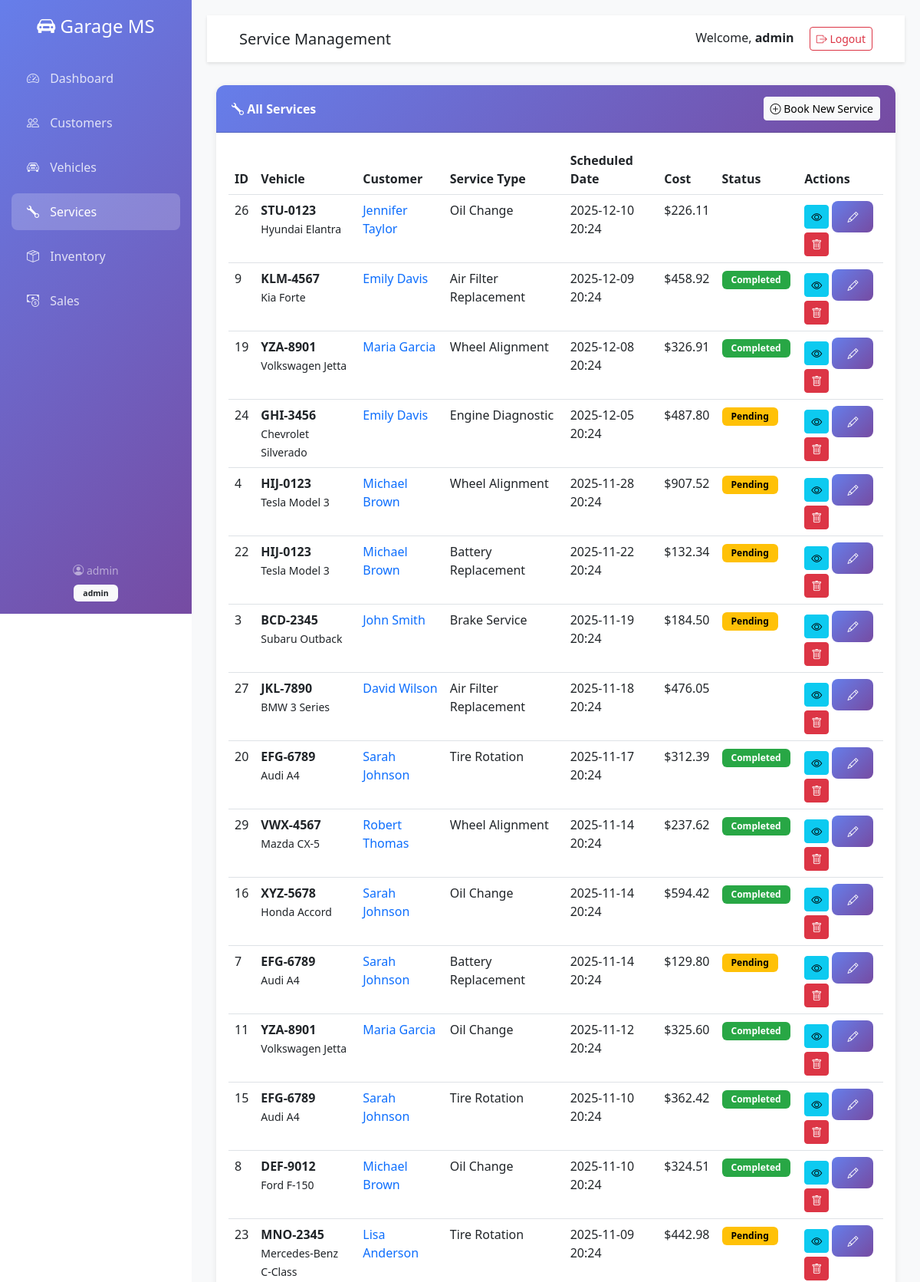
Page /services (signed in, upper part) on the committed database.
### app.py (models this page shows, shortened)
class User(UserMixin, db.Model):
    id = db.Column(db.Integer, primary_key=True)
    username = db.Column(db.String(80), unique=True, nullable=False)
    email = db.Column(db.String(120), unique=True, nullable=False)
    password_hash = db.Column(db.String(255), nullable=False)
    role = db.Column(db.String(20), default='staff')  # admin, staff
    created_at = db.Column(db.DateTime, default=datetime.utcnow)

class Service(db.Model):
    id = db.Column(db.Integer, primary_key=True)
    vehicle_id = db.Column(db.Integer, db.ForeignKey('vehicle.id'), nullable=False)
    service_type = db.Column(db.String(100), nullable=False)
    description = db.Column(db.Text)
    status = db.Column(db.String(20), default='pending')  # pending, in_progress, completed, cancelled
    cost = db.Column(db.Float, default=0.0)
    scheduled_date = db.Column(db.DateTime, nullable=False)
    completed_date = db.Column(db.DateTime)
    created_by = db.Column(db.Integer, db.ForeignKey('user.id'))
    created_at = db.Column(db.DateTime, default=datetime.utcnow)
    parts_used = db.relationship('ServicePart', backref='service', lazy=True, cascade='all, delete-orphan')

class Vehicle(db.Model):
    id = db.Column(db.Integer, primary_key=True)
    customer_id = db.Column(db.Integer, db.ForeignKey('customer.id'), nullable=False)
    make = db.Column(db.String(50), nullable=False)
    model = db.Column(db.String(50), nullable=False)
    year = db.Column(db.Integer, nullable=False)
    license_plate = db.Column(db.String(20), unique=True, nullable=False)
    vin = db.Column(db.String(50))
    color = db.Column(db.String(30))
    created_at = db.Column(db.DateTime, default=datetime.utcnow)
    services = db.relationship('Service', backref='vehicle', lazy=True)

class Customer(db.Model):
    id = db.Column(db.Integer, primary_key=True)
    name = db.Column(db.String(100), nullable=False)
    email = db.Column(db.String(120))
    phone = db.Column(db.String(20), nullable=False)
    address = db.Column(db.Text)
    created_at = db.Column(db.DateTime, default=datetime.utcnow)
    vehicles = db.relationship('Vehicle', backref='owner', lazy=True, cascade='all, delete-orphan')

### app.py (the view)
@app.route('/services')
@login_required
def services():
    services_list = Service.query.order_by(Service.scheduled_date.desc()).all()
    return render_template('services.html', services=services_list)

### app.py (called while the page is built)
@login_manager.user_loader
def load_user(user_id):
    return User.query.get(int(user_id))

### templates/services.html (shortened to what this page needs)
{% extends "base.html" %}
{% block page_title %}Service Management{% endblock %}
{% block content %}
<div class="card">
    <div class="card-header d-flex justify-content-between align-items-center">
        <span><i class="bi bi-wrench"></i> All Services</span>
        <a href="{{ url_for('add_service') }}" class="btn btn-light btn-sm">
            <i class="bi bi-plus-circle"></i> Book New Service
        </a>
    </div>
    <div class="card-body">
        {% if services %}
        <div class="table-responsive">
            <table class="table table-hover">
                <thead>
                    <tr>
                        <th>ID</th>
                        <th>Vehicle</th>
                        <th>Customer</th>
                        <th>Service Type</th>
                        <th>Scheduled Date</th>
                        <th>Cost</th>
                        <th>Status</th>
                        <th>Actions</th>
                    </tr>
                </thead>
                <tbody>
                    {% for service in services %}
                    <tr>
                        <td>{{ service.id }}</td>
                        <td><strong>{{ service.vehicle.license_plate }}</strong><br>
                            <small>{{ service.vehicle.make }} {{ service.vehicle.model }}</small>
                        </td>
                        <td>
                            <a href="{{ url_for('view_customer', id=service.vehicle.owner.id) }}" class="text-decoration-none">
                                {{ service.vehicle.owner.name }}
                            </a>
                        </td>
                        <td>{{ service.service_type }}</td>
                        <td>{{ service.scheduled_date.strftime('%Y-%m-%d %H:%M') }}</td>
                        <td>${{ "%.2f"|format(service.cost) }}</td>
                        <td>
                            <span class="badge badge-{{ service.status }}">
                                {{ service.status.replace('_', ' ').title() }}
                            </span>
                        </td>
                        <td>
                            <a href="{{ url_for('view_service', id=service.id) }}" class="btn btn-sm btn-info" title="View">
                                <i class="bi bi-eye"></i>
                            </a>
                            <a href="{{ url_for('edit_service', id=service.id) }}" class="btn btn-sm btn-primary" title="Edit">
                                <i class="bi bi-pencil"></i>
                            </a>
                            <form method="POST" action="{{ url_for('delete_service', id=service.id) }}" class="d-inline" onsubmit="return confirm('Are you sure you want to delete this service?');">
                                <button type="submit" class="btn btn-sm btn-danger" title="Delete">
                                    <i class="bi bi-trash"></i>
                                </button>
                            </form>
                        </td>
                    </tr>
                    {% endfor %}
                </tbody>
            </table>
        </div>
        {% endif %}
    </div>
</div>
{% endblock %}

### templates/base.html (shortened to what this page needs)
<!DOCTYPE html>
<html lang="en">
<head>
    <link href="https://cdn.jsdelivr.net/npm/bootstrap@5.3.0/dist/css/bootstrap.min.css" rel="stylesheet">
    <link rel="stylesheet" href="https://cdn.jsdelivr.net/npm/bootstrap-icons@1.10.0/font/bootstrap-icons.css">
</head>
<body>
    {% if current_user.is_authenticated %}
    <div class="sidebar">
        <div class="text-center mb-4">
            <h4 class="text-white mb-0">
                <i class="bi bi-car-front-fill"></i> Garage MS
            </h4>
        </div>
        <nav class="nav flex-column">
            <a class="nav-link {% if request.endpoint == 'dashboard' %}active{% endif %}" href="{{ url_for('dashboard') }}">
                <i class="bi bi-speedometer2"></i> Dashboard
            </a>
            <a class="nav-link {% if 'customer' in request.endpoint %}active{% endif %}" href="{{ url_for('customers') }}">
                <i class="bi bi-people"></i> Customers
            </a>
            <a class="nav-link {% if 'vehicle' in request.endpoint %}active{% endif %}" href="{{ url_for('vehicles') }}">
                <i class="bi bi-car-front"></i> Vehicles
            </a>
            <a class="nav-link {% if 'service' in request.endpoint %}active{% endif %}" href="{{ url_for('services') }}">
                <i class="bi bi-wrench"></i> Services
            </a>
            <a class="nav-link {% if 'inventory' in request.endpoint or 'part' in request.endpoint %}active{% endif %}" href="{{ url_for('inventory') }}">
                <i class="bi bi-box-seam"></i> Inventory
            </a>
            <a class="nav-link {% if 'sale' in request.endpoint %}active{% endif %}" href="{{ url_for('sales') }}">
                <i class="bi bi-cash-coin"></i> Sales
            </a>
        </nav>
        <div class="position-absolute bottom-0 w-100 p-3">
            <div class="text-white-50 small text-center">
                <i class="bi bi-person-circle"></i> {{ current_user.username }}
                <br>
                <span class="badge bg-light text-dark mt-2">{{ current_user.role }}</span>
            </div>
        </div>
    </div>
    {% endif %}
    <div class="{% if current_user.is_authenticated %}main-content{% endif %}">
        {% if current_user.is_authenticated %}
        <nav class="navbar">
            <div class="container-fluid">
                <h5 class="mb-0">{% block page_title %}Dashboard{% endblock %}</h5>
                <div>
                    <span class="me-3">Welcome, <strong>{{ current_user.username }}</strong></span>
                    <a href="{{ url_for('logout') }}" class="btn btn-outline-danger btn-sm">
                        <i class="bi bi-box-arrow-right"></i> Logout
                    </a>
                </div>
            </div>
        </nav>
        {% endif %}
        <div class="container-fluid">
            {% block content %}{% endblock %}
        </div>
    </div>
</body>
</html>

### templates/base.html (style rules this page uses)
:root { --sidebar-width: 250px; }
body { font-family: 'Segoe UI', Tahoma, Geneva, Verdana, sans-serif; }
.sidebar { position: fixed; top: 0; left: 0; height: 100vh; width: var(--sidebar-width); background: linear-gradient(135deg, #667eea 0%, #764ba2 100%); padding-top: 20px; transition: all 0.3s; z-index: 1000; overflow-y: auto; }
.sidebar .nav-link { color: rgba(255, 255, 255, 0.8); padding: 12px 20px; margin: 5px 15px; border-radius: 8px; transition: all 0.3s; }
.sidebar .nav-link:hover, .sidebar .nav-link.active { background: rgba(255, 255, 255, 0.2); color: white; }
.sidebar .nav-link i { margin-right: 10px; width: 20px; }
.main-content { margin-left: var(--sidebar-width); padding: 20px; min-height: 100vh; background: #f8f9fa; }
.navbar { background: white; box-shadow: 0 2px 4px rgba(0,0,0,0.1); padding: 15px 30px; margin-bottom: 30px; }
.card { border: none; border-radius: 12px; box-shadow: 0 2px 8px rgba(0,0,0,0.08); margin-bottom: 20px; transition: transform 0.3s, box-shadow 0.3s; }
.card-header { background: linear-gradient(135deg, #667eea 0%, #764ba2 100%); color: white; border-radius: 12px 12px 0 0 !important; padding: 15px 20px; font-weight: 600; }
.btn-primary { background: linear-gradient(135deg, #667eea 0%, #764ba2 100%); border: none; border-radius: 8px; padding: 10px 20px; transition: all 0.3s; }
.table { background: white; border-radius: 8px; }
.table thead { background: #f8f9fa; }
.badge { padding: 6px 12px; border-radius: 6px; }
.badge-pending { background: #ffc107; color: #000; }
.badge-completed { background: #28a745; color: white; }

### rows in the picture
User: username "admin", role "admin"
Service: id "26", vehicle.license_plate "STU-0123", vehicle.make "Hyundai", vehicle.model "Elantra", vehicle.owner.name "Jennifer Taylor", service_type "Oil Change", scheduled_date "2025-12-10 20:24", cost "226.11"
Service: id "9", vehicle.license_plate "KLM-4567", vehicle.make "Kia", vehicle.model "Forte", vehicle.owner.name "Emily Davis", service_type "Air Filter Replacement", scheduled_date "2025-12-09 20:24", cost "458.92", status.replace "Completed"
Service: id "19", vehicle.license_plate "YZA-8901", vehicle.make "Volkswagen", vehicle.model "Jetta", vehicle.owner.name "Maria Garcia", service_type "Wheel Alignment", scheduled_date "2025-12-08 20:24", cost "326.91", status.replace "Completed"
Service: id "24", vehicle.license_plate "GHI-3456", vehicle.make "Chevrolet", vehicle.model "Silverado", vehicle.owner.name "Emily Davis", service_type "Engine Diagnostic", scheduled_date "2025-12-05 20:24", cost "487.80", status.replace "Pending"
Service: id "4", vehicle.license_plate "HIJ-0123", vehicle.make "Tesla", vehicle.model "Model 3", vehicle.owner.name "Michael Brown", service_type "Wheel Alignment", scheduled_date "2025-11-28 20:24", cost "907.52", status.replace "Pending"
Service: id "22", vehicle.license_plate "HIJ-0123", vehicle.make "Tesla", vehicle.model "Model 3", vehicle.owner.name "Michael Brown", service_type "Battery Replacement", scheduled_date "2025-11-22 20:24", cost "132.34", status.replace "Pending"
Service: id "3", vehicle.license_plate "BCD-2345", vehicle.make "Subaru", vehicle.model "Outback", vehicle.owner.name "John Smith", service_type "Brake Service", scheduled_date "2025-11-19 20:24", cost "184.50", status.replace "Pending"
Service: id "27", vehicle.license_plate "JKL-7890", vehicle.make "BMW", vehicle.model "3 Series", vehicle.owner.name "David Wilson", service_type "Air Filter Replacement", scheduled_date "2025-11-18 20:24", cost "476.05"
Service: id "20", vehicle.license_plate "EFG-6789", vehicle.make "Audi", vehicle.model "A4", vehicle.owner.name "Sarah Johnson", service_type "Tire Rotation", scheduled_date "2025-11-17 20:24", cost "312.39", status.replace "Completed"
Service: id "29", vehicle.license_plate "VWX-4567", vehicle.make "Mazda", vehicle.model "CX-5", vehicle.owner.name "Robert Thomas", service_type "Wheel Alignment", scheduled_date "2025-11-14 20:24", cost "237.62", status.replace "Completed"
Service: id "16", vehicle.license_plate "XYZ-5678", vehicle.make "Honda", vehicle.model "Accord", vehicle.owner.name "Sarah Johnson", service_type "Oil Change", scheduled_date "2025-11-14 20:24", cost "594.42", status.replace "Completed"
Service: id "7", vehicle.license_plate "EFG-6789", vehicle.make "Audi", vehicle.model "A4", vehicle.owner.name "Sarah Johnson", service_type "Battery Replacement", scheduled_date "2025-11-14 20:24", cost "129.80", status.replace "Pending"
Service: id "11", vehicle.license_plate "YZA-8901", vehicle.make "Volkswagen", vehicle.model "Jetta", vehicle.owner.name "Maria Garcia", service_type "Oil Change", scheduled_date "2025-11-12 20:24", cost "325.60", status.replace "Completed"
Service: id "15", vehicle.license_plate "EFG-6789", vehicle.make "Audi", vehicle.model "A4", vehicle.owner.name "Sarah Johnson", service_type "Tire Rotation", scheduled_date "2025-11-10 20:24", cost "362.42", status.replace "Completed"
Service: id "8", vehicle.license_plate "DEF-9012", vehicle.make "Ford", vehicle.model "F-150", vehicle.owner.name "Michael Brown", service_type "Oil Change", scheduled_date "2025-11-10 20:24", cost "324.51", status.replace "Completed"
Service: id "23", vehicle.license_plate "MNO-2345", vehicle.make "Mercedes-Benz", vehicle.model "C-Class", vehicle.owner.name "Lisa Anderson", service_type "Tire Rotation", scheduled_date "2025-11-09 20:24", cost "442.98", status.replace "Pending"
